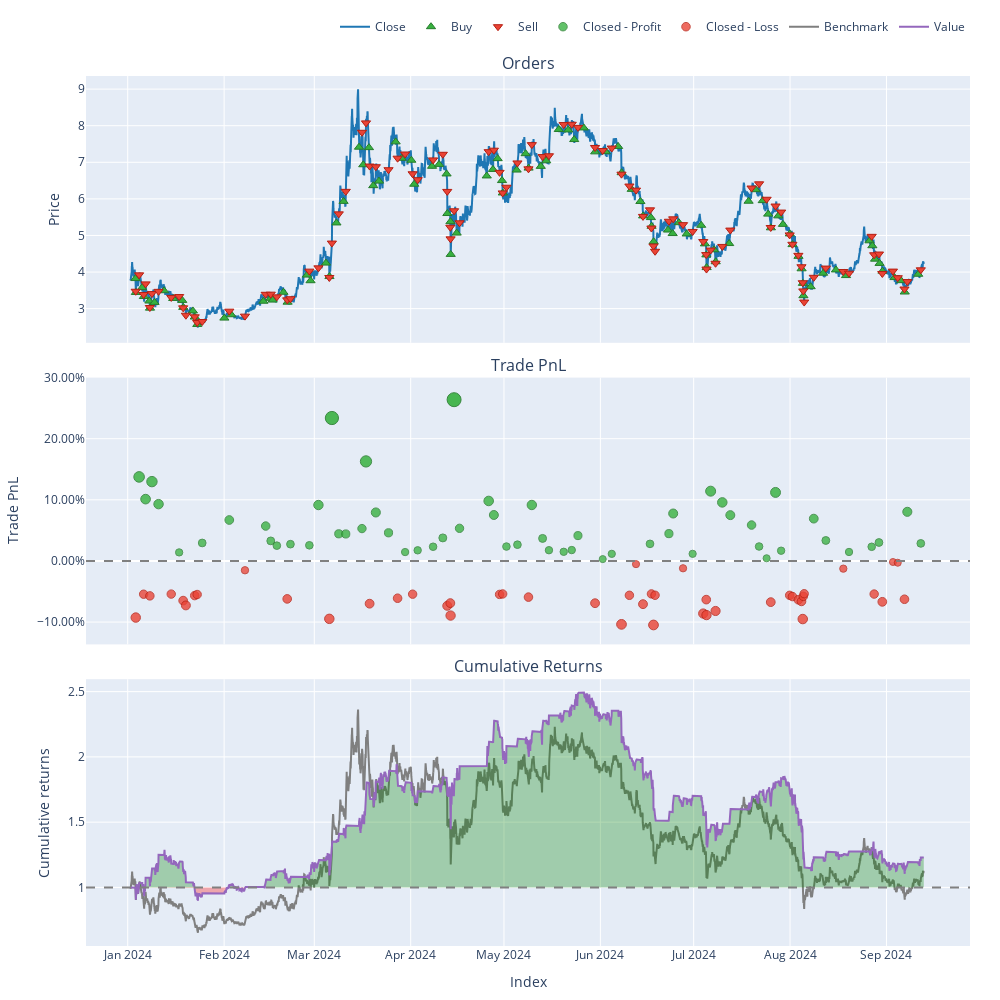
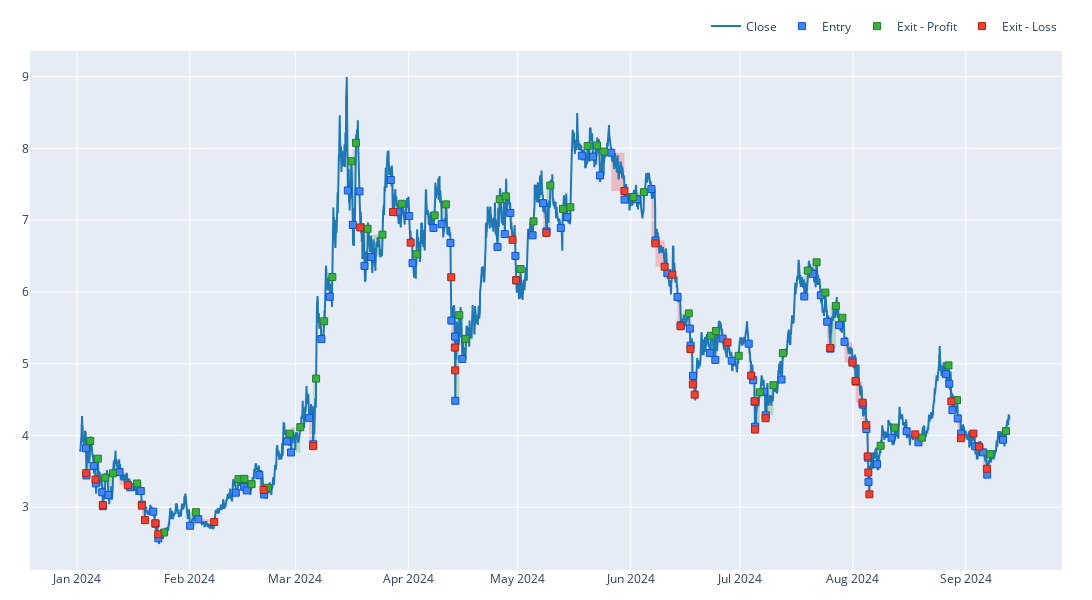

Notebook code cell kept with these figures, in order:
### Markdown cell above
---
#### Backtest

### Code cell
# Lancement du backtest avec VBT
# Fonction From Signals
portfolio = vbt.Portfolio.from_signals(
    close=df['Close'],
    entries=df['bb_signal']==1,
    exits=df['bb_signal']==-1,
    sl_stop=0.05,
    #tp_stop=0.05,
    init_cash=10000,
    fees=0.001, #Taker Binance = 0.1%
    slippage=0.001, #aprox
    freq='1h'
)

# Affichage des statistiques
print(portfolio.stats())

# Tracer la valeur du portefeuille
portfolio.plot(width=1000, height=1000).show()

# Afficher les Trades
fig = portfolio.trades.plot()
fig.update_layout(width=1200, height=600)
fig.show()
